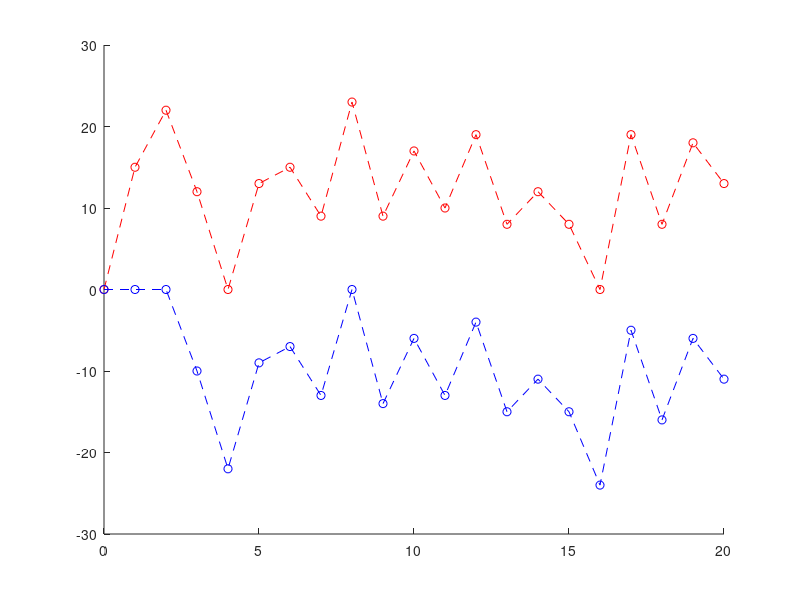

The MATLAB source for this figure: (Note: this script raises an error after producing the figure.)
load('straingauge.mat')
y = straingauge;
theta = 3000;
sigma = sqrt(1);
delta_l = -20;			%Lower threshold value
delta_u = 20;			%Upper threshold value
gpos_old = 0;
gneg_old = 0;
flag = 0;
for i=1:length(y)
    gpos_new(i) = gpos_old + (y(i)-theta)/sigma;
    gneg_new(i) = gneg_old + (y(i)-theta)/sigma;
    if gpos_new(i)<0
        gpos_new(i) = 0;
    end
    if gneg_new(i)>0
        gneg_new(i) = 0;
    end
    if gpos_new(i)>delta_u
        disp(['A positive fault has been observed at time ' num2str(i)])
        flag = 1;
        %break;
    end
    if gneg_new(i)<delta_l
        disp(['A negative fault has been observed at time ' num2str(i)])
        flag = 1;
        %break;
    end
    gpos_old = gpos_new(i);
    gneg_old = gneg_new(i);
end
if flag == 0
    disp('No fault was detected')
end

% figure
% plot(y,'k')
% hold on
% plot(gpos_new+theta,'--r')
% plot(gneg_new+theta,'--b')
% plot(xlim, [1 1]*(theta+delta), ':k')
% plot(xlim, [1 1]*(theta-delta), ':k')
% xlabel('Time interval')
% ylabel('g(t)')
% hold off

figure
hold on
plot([0:20],[0 gpos_new],'--ro')
plot([0:20],[0 gneg_new],'--bo')
%plot(xlim, [1 1]*(delta), ':k')
%plot(xlim, [1 1]*0, 'k')
%plot(xlim, [1 1]*(-delta), ':k')
yline(delta_u,'-.k')
yline(0,'k')
yline(delta_l,'-.k')
xlabel('Time interval')
ylabel('g(t)')
legend('C+','C-','delta','g(t)=0')
title('CUSUM without resetting')
